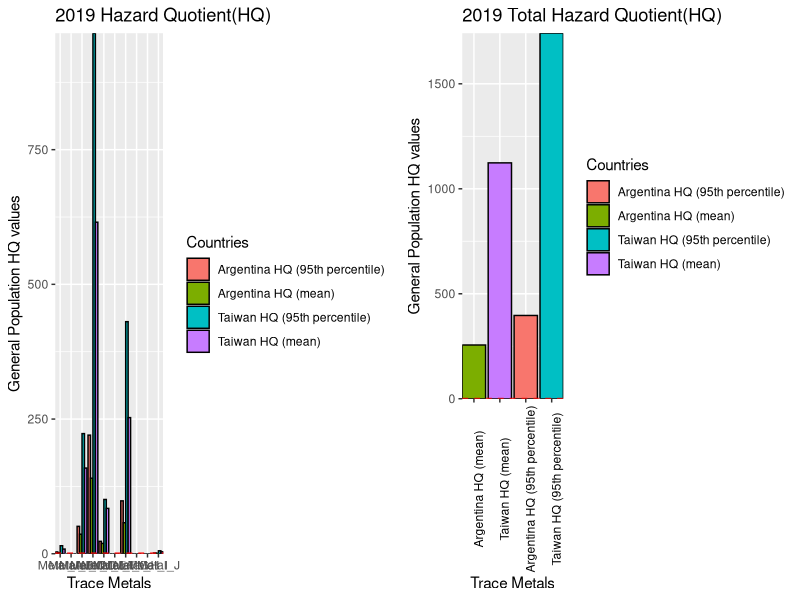
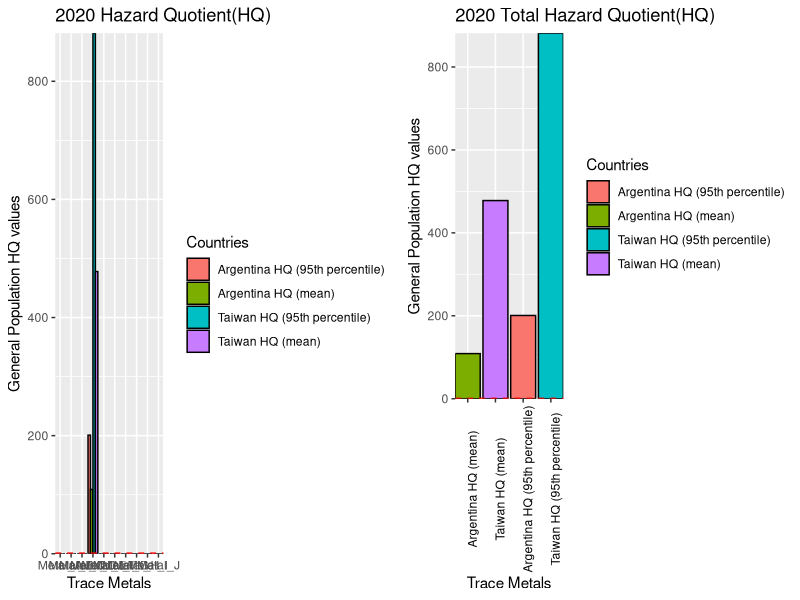
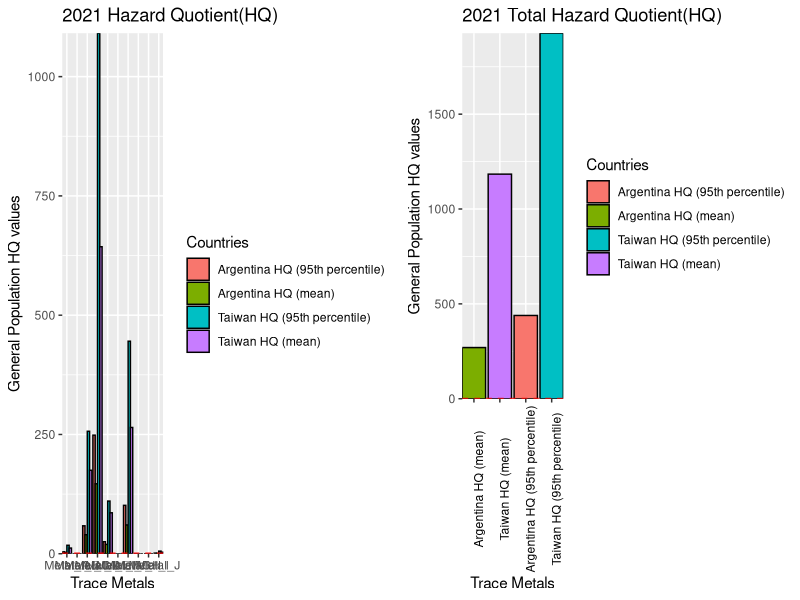
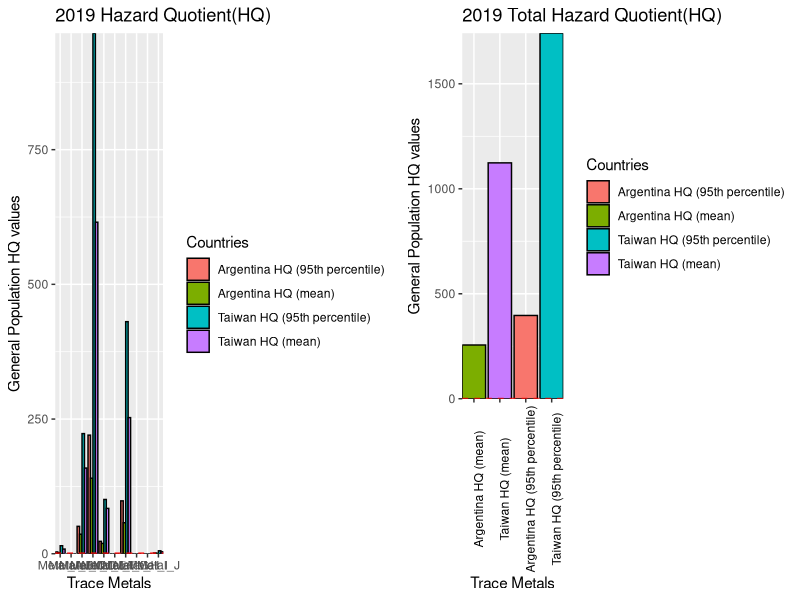
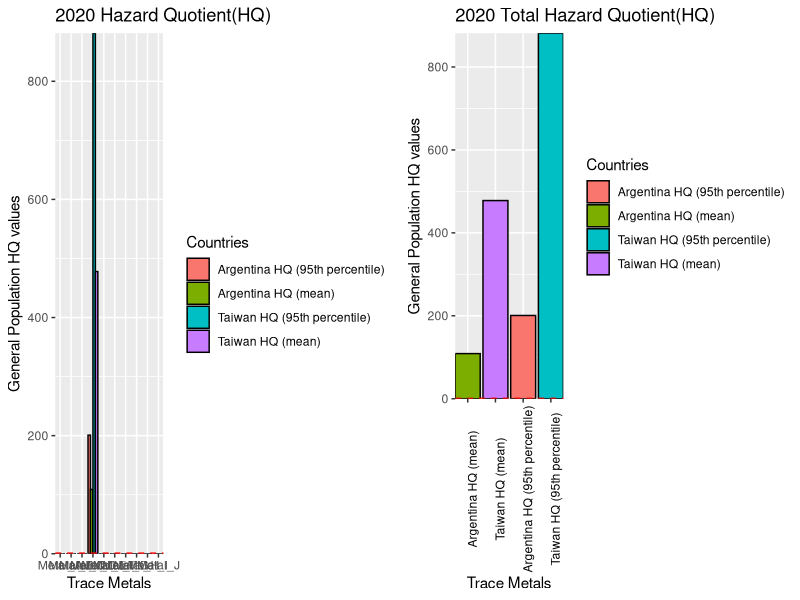
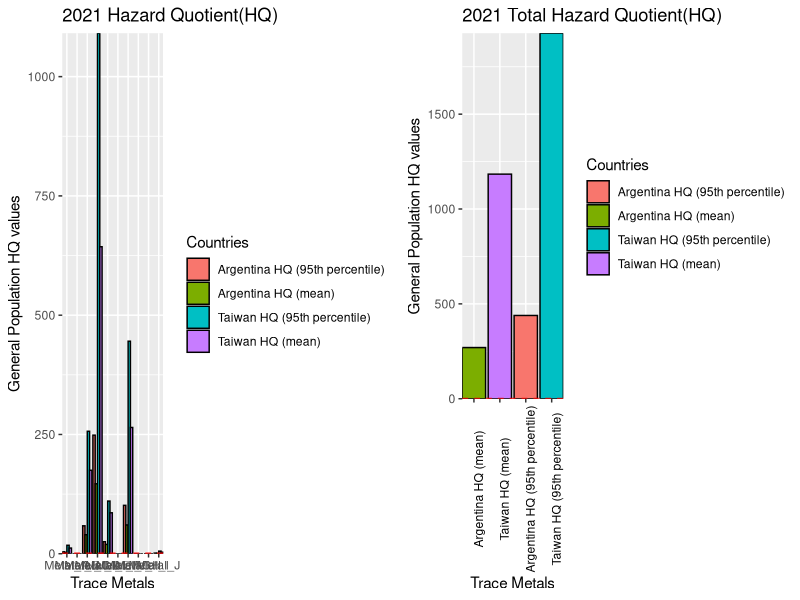

The R source for these figures, in order:
#LOADING LIBRARIES----
library(dplyr) # for data manipulation
library(ggplot2)  # For plotting graphs
library(grid) # for creating, modifying, and arranging graphical objects ("grobs") like text, lines, rectangles, and complex layouts.
library(gridExtra) #for arranging multiple plots or grid-based objects
library(tibble) # for modern, user-friendly reimagining of data frames with better printing and subsetting features.
library(tidyr) # For a collection of R packages used for data manipulation and visualization.
library(stringr) # For String Manipulation
library(openxlsx) # for  reading, writing, and editing Excel files directly from R.



#Data Processor Function before doing analysis
#IT is recommended that the 'Keep_LOQ_values' argument remain as FALSE to remove all values below blank control (BB) or LOQ (BLOQ) to get a more accurate figure for the number of outliers within the dataset for the detection summary otherwise it will also classify values that are BB or BLOQ  as outliers leading to double counting.
process_dataset_for_detection_summary <- function(data, keep_LOQ_values=FALSE) {
  # Check if the dataset is Trace Metals.
  if (grepl("Metal", colnames(data)[16])) {
    
    # Processing for Trace Metals dataset
    data <- data %>%
      relocate(1:15, colnames(data)[16:25]) %>%
      mutate(across(4, ~ paste0(., ".")))  # Add "." to column 4
    
    # FUNCTIONS TO HELP MODIFY ID NUMBERS FOR FURTHER ANALYSIS (TM)
    ID_num_modifier <- function(x){#padding 0 to first two digits
      if (str_detect(substring(x[4],1,2),"\\.") == TRUE){ 
        modified_id=paste('0',substring(x[4],1,))
        modified_id<- gsub(" ", "",  modified_id)
        x[4] <- gsub(substring(x[4],1,), modified_id,  x[4])
      }
      return(x)
    }
    
    
    # Apply the 'ID_num_modifier' function and remove "." from the 'Area' column for data version 1 with numerical values as concentrationentrations
    data1 <- as.data.frame(t(apply(data, MARGIN = 1, ID_num_modifier)))
    data1$ID_num <- gsub("\\.", "", data1$ID_num)
    
    # Apply the 'ID_num_modifier' function and remove "." from the 'Area' column for data version 2 with classification groups (categorical values) representing concentration values
    data2 <- as.data.frame(t(apply(data, MARGIN = 1, ID_num_modifier)))
    data2$ID_num <- gsub("\\.", "", data2$ID_num)
    
    if(keep_LOQ_values == FALSE){
      cat("The LOQ values were replaced with 0.\n")
      # Replace "BLOQ" values with 0 in the relevant columns (16:25)
      data1[, 16:25] <- lapply(data1[, 16:25], gsub, pattern = ".*BLOQ.*", replacement = 0)
      data1[,c(16:25)] <- lapply(data1[,c(16:25)], gsub, pattern = ".*BB.*", replacement = 0)
      data1[,c(16:25)] <- lapply(data1[,c(16:25)], gsub, pattern = "^0$", replacement = 0)
      data1[,c(16:25)]  <- lapply(data1[,c(16:25)] , gsub, pattern = "N/A", replacement = 0)
      
      data2[,c(16:25)] <- lapply(data2[,c(16:25)], gsub, pattern = ".*BLOQ.*", replacement = 'BLOQ')
      data2[,c(16:25)] <- lapply(data2[,c(16:25)], gsub, pattern = ".*BB.*", replacement = 'BLOQ')
      data2[,c(16:25)] <- lapply(data2[,c(16:25)], gsub, pattern = "^0$", replacement = 'BLOD')
      data2[,c(16:25)]  <- lapply(data2[,c(16:25)] , gsub, pattern = "N/A", replacement = 'BLOD')
      data2[,c(16:25)] <- lapply(data2[,c(16:25)], gsub, pattern = "[0-9.]+", replacement = "Detected")
      return(list(dataset_with_numerical_values=data1, dataset_with_categorical_values=data2))
      
    }else{
      # Removing "BLOQ" and "BB" values in the relevant columns (16:25)
      data1[, 16:25] <- lapply(data1[, 16:25], gsub, pattern = " BLOQ", replacement = "")
      data1[,c(16:25)] <- lapply(data1[,c(16:25)], gsub, pattern = " BB", replacement = "")
      data1[,c(16:25)] <- lapply(data1[,c(16:25)], gsub, pattern = "^0$", replacement = 0)
      data1[,c(16:25)]  <- lapply(data1[,c(16:25)] , gsub, pattern = "N/A", replacement = 0)
      
      data2[,c(16:25)] <- lapply(data2[,c(16:25)], gsub, pattern = ".*BLOQ.*", replacement = 'BLOQ')
      data2[,c(16:25)] <- lapply(data2[,c(16:25)], gsub, pattern = ".*BB.*", replacement = 'BLOQ')
      data2[,c(16:25)] <- lapply(data2[,c(16:25)], gsub, pattern = "^0$", replacement = 'BLOD')
      data2[,c(16:25)]  <- lapply(data2[,c(16:25)] , gsub, pattern = "N/A", replacement = 'BLOD')
      data2[,c(16:25)] <- lapply(data2[,c(16:25)], gsub, pattern = "[0-9.]+", replacement = "Detected")
      
      process_with_user_input <- function() {
        # Ask the user if they want to keep LOQ values
        keep_loq <- readline(prompt = "Do you want to keep the original LOQ values? (yes/no): ")
        
        if (tolower(keep_loq) == "yes") {
          cat("You chose to keep LOQ values.\n")
          return("Keep LOQ") # Return a clear message indicating the choice
        } else if (tolower(keep_loq) == "no") {
          multiplier <- NA
          while (is.na(multiplier)) {
            user_input <- readline(prompt = "What number do you want to multiply the LOQ values by? ")
            multiplier <- suppressWarnings(as.numeric(user_input))
            
            if (is.na(multiplier)) {
              cat("Invalid input. Please enter a numeric value.\n")
            }
          }
          
          cat("You chose a multiplier of ", multiplier, ".\n")
          return(multiplier) # Return the chosen multiplier
        } else {
          cat("Invalid input. Please answer with 'yes' or 'no'.\n")
          return(NULL) # Return NULL for invalid input
        }
      }
      
      # To get user input for 
      user_choice <- process_with_user_input()
      
      # Modify "BLOQ" and "BB" values with userinput in the relevant columns (16:25)
      process_data <- function(data, multiplier) {
        # Validate user input
        if (is.na(multiplier)) {
          stop("Invalid multiplier. Please enter a numeric value.")
        }
        
        data1[, 16:25] <- lapply(16:25, function(index) {
          column <- data[[index]]  # Extract the column
          # Identify which values contain "BLOQ" or "BB"
          bloq_bb_mask <- grepl(" BLOQ| BB", column)
          # Remove "BLOQ" and "BB" text and convert to numeric
          cleaned_column <- suppressWarnings(as.numeric(gsub(" BLOQ| BB", "", column)))
          
          # Multiply only the masked values by the multiplier
          if (is.numeric(multiplier)) {
            cleaned_column[bloq_bb_mask] <- cleaned_column[bloq_bb_mask] * multiplier
          }
          
          # Return the updated column
          return(cleaned_column)
        })
        
        # Return the updated dataset
        return(list(dataset_with_numerical_values=data1, dataset_with_categorical_values=data2))
      }
      data1 <-process_data(data, user_choice)
      #return(list(dataset_with_numerical_values=data1, dataset_with_categorical_values=data2))
    }
    
  } else {
    # Processing for Organic Compounds dataset
    data <- data %>%
      relocate(Area, .after = ID_num) %>%
      mutate(across(4, ~ paste0(., ".")))  # Add "." to column 4
    
    # Convert column 6 to lowercase
    data[, 6] <- tolower(data[, 6])
    
    
    # FUNCTIONS TO HELP MODIFY ID NUMBERS FOR FURTHER ANALYSIS (TM)
    ID_num_modifier <- function(x){#padding 0 to first two digits
      if (str_detect(substring(x[4],1,2),"\\.") == TRUE){ 
        sk=paste('0',substring(x[4],1,))
        sk<- gsub(" ", "",  sk)
        x[4] <- gsub(substring(x[4],1,), sk,  x[4])
      }
      return(x)
    }
    
    # Apply the 'ID_num_modifier' function and remove "." from the 'Area' column for data version 1 with numerical values as concentrations
    data1 <- as.data.frame(t(apply(data, MARGIN = 1, ID_num_modifier)))
    data1$ID_num <- gsub("\\.", "", data1$ID_num)
    
    # Apply the 'ID_num_modifier' function and remove "." from the 'Area' column for data version 2 with classification groups representing concentration values
    data2 <- as.data.frame(t(apply(data, MARGIN = 1, ID_num_modifier)))
    data2$ID_num <- gsub("\\.", "", data2$ID_num)
    
    if(keep_LOQ_values == FALSE){
      cat("The LOQ values were replaced with 0.\n")
      # Replace "BLOQ", "N/A", and "0" values with 0 in the relevant columns (16:19)
      data1[, 16:19] <- lapply(data1[, 16:19], gsub, pattern = ".*BLOQ.*", replacement = 0)
      data1[, 16:19] <- lapply(data1[, 16:19], gsub, pattern = "N/A", replacement = 0)
      data1[, 16:19] <- lapply(data1[, 16:19], gsub, pattern = "^0$", replacement = 0)
      
      data2[,c(16:19)] <- lapply(data2[,c(16:19)], gsub, pattern = ".*BLOQ.*", replacement = 'BLOQ')
      data2[,c(16:19)] <- lapply(data2[,c(16:19)], gsub, pattern = "^0$", replacement = 'BLOD')
      data2[,c(16:19)]  <- lapply(data2[,c(16:19)] , gsub, pattern = "N/A", replacement = 'BLOD')
      data2[,c(16:19)] <- lapply(data2[,c(16:19)], gsub, pattern = "[0-9.]+", replacement = "Detected")
      
      return(list(dataset_with_numerical_values=data1, dataset_with_categorical_values=data2))
      
    }else{
      # Removing "BLOQ" and  values in the relevant columns (16:19)
      data1[, 16:19] <- lapply(data1[, 16:19], gsub, pattern = " BLOQ", replacement = "")
      data1[, 16:19] <- lapply(data1[, 16:19], gsub, pattern = "N/A", replacement = 0)
      data1[, 16:19] <- lapply(data1[, 16:19], gsub, pattern = "^0$", replacement = 0)
      
      data2[,c(16:19)] <- lapply(data2[,c(16:19)], gsub, pattern = ".*BLOQ.*", replacement = 'BLOQ')
      data2[,c(16:19)] <- lapply(data2[,c(16:19)], gsub, pattern = "^0$", replacement = 'BLOD')
      data2[,c(16:19)]  <- lapply(data2[,c(16:19)] , gsub, pattern = "N/A", replacement = 'BLOD')
      data2[,c(16:19)] <- lapply(data2[,c(16:19)], gsub, pattern = "[0-9.]+", replacement = "Detected")
      
      process_with_user_input <- function() {
        # Ask the user if they want to keep LOQ values
        keep_loq <- readline(prompt = "Do you want to keep LOQ values? (yes/no): ")
        
        if (tolower(keep_loq) == "yes") {
          cat("You chose to keep LOQ values.\n")
          return("Keep LOQ") # Return a clear message indicating the choice
        } else if (tolower(keep_loq) == "no") {
          multiplier <- NA
          
          while (is.na(multiplier)) {
            user_input <- readline(prompt = "What number do you want to multiply the LOQ values by? ")
            multiplier <- suppressWarnings(as.numeric(user_input))
            
            if (is.na(multiplier)) {
              cat("Invalid input. Please enter a numeric value.\n")
            }
          }
          
          cat("You chose a multiplier of ", multiplier, ".\n")
          return(multiplier) # Return the chosen multiplier
        } else {
          cat("Invalid input. Please answer with 'yes' or 'no'.\n")
          return(NULL) # Return NULL for invalid input
        }
      }
      
      # To get user input for 
      user_choice <- process_with_user_input()
      
      # Modify "BLOQ" and "BB" values with userinput in the relevant columns (16:25)
      process_data <- function(data, multiplier) {
        # Validate user input
        if (is.na(multiplier)) {
          stop("Invalid multiplier. Please enter a numeric value.")
        }
        data1[, 16:19] <- lapply(16:19, function(index) {
          column <- data[[index]]  # Extract the column
          # Identify which values contain "BLOQ" or "BB"
          bloq_bb_mask <- grepl(" BLOQ| BB", column)
          # Remove "BLOQ" and "BB" text and convert to numeric
          cleaned_column <- suppressWarnings(as.numeric(gsub(" BLOQ| BB", "", column)))
          
          # Multiply only the masked values by the multiplier
          if (is.numeric(multiplier)) {
            cleaned_column[bloq_bb_mask] <- cleaned_column[bloq_bb_mask] * multiplier
          }
          
          # Return the updated column
          return(cleaned_column)
        })
        # Return the updated dataset
        return(list(dataset_with_numerical_values=data1, dataset_with_categorical_values=data2))
      }
      data1 <-process_data(data, user_choice)
      #return(list(dataset_with_numerical_values=data1, dataset_with_categorical_values=data2))
    }
  }
}


# Data Processing for Trace Metals dataset
tracemetals_data <- read.csv("Squid_Conc_Anly/3-Data_Min/Data/Prepd_Data/Fnl_Mres_mgkg.csv", header = TRUE)
datasets_for_trace_metals <- process_dataset_for_detection_summary(tracemetals_data, keep_LOQ_values = FALSE) 


# Data Processing for Organic Compounds dataset
organiccompounds_data <- read.csv("Squid_Conc_Anly/3-Data_Min/Data/Prepd_Data/Fnl_Ores_mgkg.csv", header = TRUE)
datasets_for_organic_compounds <- process_dataset_for_detection_summary(organiccompounds_data, keep_LOQ_values = FALSE)

#' Helper function to identify pollutant type and prepare concentration and reference data
get_pollutant_info <- function(df) {
 
  if (grepl("Metal", colnames(df)[16])) {
    # For trace metals
    range <- colnames(df[16:25])
    number_range <- 16:25
    df[, number_range] <- lapply(df[, number_range], as.numeric)
    
    recommended_levels <- data.frame(
      pollutants = c("Metal_F", "Metal_G", "Metal_B", "Metal_D", "Metal_A", "Metal_H", "Metal_C", "Metal_J", "Metal_I", "Metal_E"),
      lower_recommended_levels = c(0.01, 2, 0.0016, 30, 100, 0.1, 0.05, 8, 0.45, 30),
      upper_recommended_levels = rep(NA, 10),
      levels = c('Grasso et al. 2021: 0.01mg/kg','FAO/WHO: <0.05-2mg/kg','EFSA: 0.0016mg/kg','ANVISA: 30mg/kg', 'FAO/WHO: 100mg/kg','Brodziak-Dopierała et al. 2023: 0.1mg/kg','FAO/WHO: <0.05-2mg/kg','FAO/WHO: <0.5-8mg/kg','Makridis and Amberger, 1996; LaCoste et al. 2001:\n <0.45-2.28mg/kg (permissible range for animal feed)','FAO/WHO: <30-100mg/kg'),
      oral_reference_dosage = c(0.005, 0.01, 0.03, 0.04, 0.7, 0.1, 0.003, 0.04, 0.00001, 0.3)
    )
  } else {
    # For organics
    range <- colnames(df[16:19])
    number_range <- 16:19
    df[, number_range] <- lapply(df[, number_range], as.numeric)
    
    recommended_levels <- data.frame(
      pollutants = c("Organic_A", "Organic_B", "Organic_C", "Organic_D"),
      lower_recommended_levels = c(470, 50, 0.01, 40),
      upper_recommended_levels = c(NA, NA, NA, NA),
      levels = c('EPA: 470mg/kg/day','EPA: 50mg/kg/day', 'FAO/WHO: 0.01mg/kg/day','The Mayo Clinic: 40mg/kg/day'),
      oral_reference_dosage = c(2, 0.5, 0.01, 1200)
    )
  }
  
  list(range = range, number_range = number_range, df = df, recommended_levels = recommended_levels)
}

#' Helper function to reshape data to long format, filter for 'muscle', join recommended dosage
reshape_and_join_data <- function(df, range, recommended_levels, remove_zeroes) {
  long_df <- df %>%
    pivot_longer(all_of(range), names_to = "pollutant", values_to = "concTai") %>%
    subset(Tissue == 'muscle') %>%
    mutate(concArg = concTai, EDIgenpopArg = NA, EDIgenpopTai = NA)
  
  if (remove_zeroes) {
    long_df <- subset(long_df, concTai != 0)
  }
  
  long_df <- left_join(long_df, recommended_levels, by = c('pollutant' = 'pollutants'))
  return(long_df)
}

#' Helper function to calculate EDI and HQ statistics (mean and 95th percentile) for one pollutant/year
calculate_THQ <- function(subset_df, pollutant, year) {
  ord <- unique(subset_df$oral_reference_dosage)
  Arg_concentration_mean <- mean(subset_df$concArg, na.rm = TRUE)
  Tai_concentration_mean <- mean(subset_df$concTai, na.rm = TRUE)
  Arg_EDI_mean <- (6.78 * Arg_concentration_mean) / 65 # 65(kg) is the average weight of the general population in Argentina and the 6.78(kg) is the average amount of seafood eaten per day by the general population
  Tai_EDI_mean <- (29.76 * Tai_concentration_mean) / 65 # 65(kg) is the average weight of the general population in Argentina and the 29.76(kg) is the average amount of seafood eaten per day by the general population
  Arg_HQ_mean <- Arg_EDI_mean / ord
  Tai_HQ_mean <- Tai_EDI_mean / ord
  Arg_concentration_95_percentile <- quantile(subset_df$concArg, 0.95, na.rm = TRUE)
  Tai_concentration_95_percentile <- quantile(subset_df$concTai, 0.95, na.rm = TRUE)
  Arg_EDI_95_percentile <- (6.78 * Arg_concentration_95_percentile) / 65
  Tai_EDI_95_percentile <- (29.76 * Tai_concentration_95_percentile) / 65
  Arg_HQ_95_percentile <- Arg_EDI_95_percentile / ord
  Tai_HQ_95_percentile <- Tai_EDI_95_percentile / ord
  
  return(data.frame(
    Year = year,
    pollutant = pollutant,
    oral_reference_dosage = ord,
    Arg_concentration_mean = Arg_concentration_mean,
    Tai_concentration_mean = Tai_concentration_mean,
    Arg_EDI_mean = Arg_EDI_mean,
    Tai_EDI_mean = Tai_EDI_mean,
    Arg_HQ_mean = Arg_HQ_mean,
    Tai_HQ_mean = Tai_HQ_mean,
    Arg_concentration_95_percentile = Arg_concentration_95_percentile,
    Tai_concentration_95_percentile = Tai_concentration_95_percentile,
    Arg_EDI_95_percentile = Arg_EDI_95_percentile,
    Tai_EDI_95_percentile = Tai_EDI_95_percentile,
    Arg_HQ_95_percentile = Arg_HQ_95_percentile,
    Tai_HQ_95_percentile = Tai_HQ_95_percentile
  ))
}

#' Helper function to loop over pollutants for a given year and compute THQ (Target hazard quotient) summaries
calculate_yearly_summary <- function(data_long, pollutants, year) {
  result_list <- list()
  for (poll in pollutants) {
    sub_df <- subset(data_long, pollutant == poll & Year == year)
    if (nrow(sub_df) > 0) {
      thq <- calculate_THQ(sub_df, poll, year)
    } else {
      # Handle missing data
      thq <- data.frame(matrix(0, nrow = 1, ncol = 15))
      colnames(thq) <- c("Year", "pollutant", "oral_reference_dosage",
                         "Arg_concentration_mean", "Tai_concentration_mean",
                         "Arg_EDI_mean", "Tai_EDI_mean",
                         "Arg_HQ_mean", "Tai_HQ_mean",
                         "Arg_concentration_95_percentile",    "Tai_concentration_95_percentile",
                        "Arg_EDI_95_percentile", "Tai_EDI_95_percentile",
                         "Arg_HQ_95_percentile", "Tai_HQ_95_percentile")
      thq$Year <- year
      thq$pollutant <- poll
    }
    result_list[[length(result_list) + 1]] <- thq
  }
  return(do.call(rbind, result_list))
}


#' Helper function to generate Hazard Quotient plots per pollutant
generate_hq_plot <- function(df, title, x_lab, pollutant_levels, fill_title) {
  ggplot(df, aes(x = factor(pollutant, levels = pollutant_levels), y = values, fill = countries)) +
    geom_bar(stat = 'summary', color = "black", position = position_dodge(), width = 0.9) +
    coord_cartesian(ylim = c(0, 1.5))+
    coord_cartesian(expand = FALSE)+
    geom_hline(yintercept = 1, linetype = "dashed", color = "red") +
    labs(title = title, y = "General Population HQ values", x = x_lab, fill = fill_title)
}

#' Helper function to generate Total Hazard Quotient plots per year
generate_total_hq_plot <- function(df, title, x_levels, x_lab, fill_title) {
  ggplot(df, aes(x = factor(countries, levels = x_levels), y = values, fill = countries)) +
    geom_bar(stat = 'summary', color = "black", position = position_dodge(), width = 0.9) +
    coord_cartesian(ylim = c(0, 1.5))+
    coord_cartesian(expand = FALSE)+
    geom_hline(yintercept = 1, linetype = "dashed", color = "red") +
    labs(title = title, y = "General Population HQ values", x = x_lab, fill = fill_title) +
    theme(axis.text.x = element_text(colour = 'black', angle = 90))
}


#' Master plot generation function to create HQ plots for individual pollutants and total pollutants for each year
create_yearly_plots <- function(year, dataset, is_metal = TRUE) {
  #recoding
  dataset1 <- dataset %>%
    mutate(countries = recode(countries,
                         "Arg_HQ_mean" = "Argentina HQ (mean)",
                          "Tai_HQ_mean" = "Taiwan HQ (mean)",
    "Arg_HQ_95_percentile" = "Argentina HQ (95th percentile)",
    "Tai_HQ_95_percentile" = "Taiwan HQ (95th percentile)"))
  
  dataset2 <- dataset %>%
    mutate(countries = recode(countries,
                         "Arg_HQ_mean" = "Argentina HQ (mean)",
                         "Tai_HQ_mean" = "Taiwan HQ (mean)",
                         "Arg_HQ_95_percentile" = "Argentina HQ (95th percentile)",
                         "Tai_HQ_95_percentile" = "Taiwan HQ (95th percentile)"))
  

  colz <- c('Argentina HQ (mean)', 'Taiwan HQ (mean)', 
            'Argentina HQ (95th percentile)', 'Taiwan HQ (95th percentile)')
  
  if (is_metal) {
    pollutant_levels <- c("Metal_A", "Metal_B", "Metal_C", "Metal_D", 
                          "Metal_E", "Metal_F", "Metal_G", "Metal_H", 
                          "Metal_I", "Metal_J")
    x_lab <- "Trace Metals"
  } else {
    pollutant_levels <- c("Organic_A", "Organic_B", "Organic_C", "Organic_D", "Total_HQ")
    x_lab <- "Organic Compounds"
  }
  
  title_base <- paste(year, "Hazard Quotient(HQ)")
  
  cat("\n---------------------------------\n")
  df_main <- dataset1 %>% group_by(pollutant) %>% filter(Year == year)
  print(head(as.data.frame(df_main)))
  
  #Dataset for yearly plots with pollutants on the x axis

  df_total <- dataset2 %>%
    filter(Year == year) %>%
    group_by(Year, countries) %>%
    summarise(values = sum(values, na.rm = TRUE), .groups = 'drop') %>%
    mutate(pollutant = "Total_HQ") %>%
    select(Year, pollutant, everything())  # Order columns if needed
  #print head of dataset
    print(head(as.data.frame(df_total)))
  
  plt1 <- generate_hq_plot(df_main, title_base, x_lab, pollutant_levels, "Countries")
  plt2 <- generate_total_hq_plot(df_total, paste(year, "Total Hazard Quotient(HQ)"), colz, x_lab, "Countries")
  
  return(list(plt1, plt2))
}


#' === MAIN FUNCTION ===
# This function calculates Estimated Daily Intake (EDI) and Hazard Quotient (HQ) values for various pollutants (either trace metals or organic compounds) found in squid tissue.The goal is to estimate potential human health risks from consuming contaminated squid by comparing observed pollutant concentrations to established safety thresholds.The function first determines whether the dataset includes trace metals or organic pollutants. Based on this, it sets the correct concentration columns and joins reference data, including oral reference doses and recommended levels and the average weight and seafood consumption of the general population of two consumers of these squid species .It then reshapes the data into a long format and filters it to focus on muscle tissue only, which is most relevant for human consumption. Optionally, it can remove zero values if needed.For each year in the dataset, and for each pollutant, the function calculates:
# - Mean and 95th percentile concentrations
# - Corresponding EDI values for two countries (Argentina and Taiwan)
# - HQ values for both countries, which are ratios of EDI to oral reference doses
#
# These metrics are returned in a combined summary table that can be used to assess how pollutant exposure changes over time and whether it exceeds safety levels.
EDI_and_HQ_calculations <- function(data_list, remove.zeroes = FALSE) {
  df <- data_list$dataset_with_numerical_values
  
  # Detect pollutant type and reference levels
  info <- get_pollutant_info(df)
  df <- info$df
  range <- info$range
  number_range <- info$number_range
  recommended_levels <- info$recommended_levels
  
  # Reshape and filter data
  long_df <- reshape_and_join_data(df, range, recommended_levels, remove.zeroes)
  
  # Compute THQ values year by year
  years <- unique(df$Year)
  pollutants <- colnames(df)[number_range]
  
  #Creating empty lists
  list0 <- list(); list1 <- list(); list2 <- list(); list3 <- list(); list34names <- list()
  
  for (year in years) {
    #to get pollution summary per year and save it as the final df after combining the rows
    all_results <- data.frame(matrix(ncol=15, nrow = 0))
    #creating list to save plots names
    list12names <- list()
    yearly_data <- calculate_yearly_summary(long_df, pollutants, year)
    #resetting row names for yearly data
    rownames(yearly_data) <- NULL
    all_results <-rbind(all_results, yearly_data) 
    
    #rounding all values in columns 4 to 15
    all_results[,c(4:15)] <- round(all_results[,c(4:15)],2)
    # Selecting specific columns (HQ metrics by country) to reshape into long format
   columz=c("Arg_HQ_mean","Tai_HQ_mean","Arg_HQ_95_percentile","Tai_HQ_95_percentile")
    

   # Reshaping the dataset from wide to long format for easier comparison across countries and percentiles
    long_yearly_data <- as.data.frame(yearly_data %>% pivot_longer(cols = all_of(columz), names_to = "countries", values_to = "values"))
    is_metal <- grepl("Metal", colnames(df)[16])  # Or some smarter check
    dataset <- long_yearly_data  # Dataset for yearly plots with pollutants on the x axis
   
    plots <- create_yearly_plots(year, dataset, is_metal)
    
    if (year == "2019") {
      list0 <- plots
    } else if (year == "2020") {
      list1 <- plots
    } else if (year == "2021") {
      list2 <- plots
    }
    # creating and saving names for plots within the lists
    name1 <- paste(year,"_HQbrplts", sep = "")
    name2 <- paste(year,"_TotalHQ", sep = "")
    list12names <- append(list12names,name1)
    list12names <- append(list12names,name2)
   
    
     # naming the items in the sublists that are within the last list
    if (year == "2019") {
    names(list0)<-list12names
    # subsetting the all_results datasets for 2019 data
    all_results19 <- subset(all_results, Year == '2019')
    # saving and naming the 2019 all_results datasets within the last list
    list3<-append(list(all_results19),list3, 0)
    name3 <- paste(year,"_EDI_HQ_stats", sep = "")
    list34names <- append(list34names,name3)
    #names(list3)<-name3
    } else if (year == "2020") {
    names(list1)<-list12names
    # subsetting the all_results datasets for 2020 data
    all_results20 <- subset(all_results, Year == '2020')
    # saving and naming the 2020 all_results datasets within the last list
    list3<-append(list(all_results20),list3, 0)
    name3 <- paste(year,"_EDI_HQ_stats", sep = "")
    list34names <- append(list34names,name3)
    } else if (year == "2021") {
    names(list2)<-list12names
    # subsetting the all_results datasets for 2021
    all_results21 <- subset(all_results, Year == '2021')
    # saving and naming the 2021 all_results datasets within the last list
    list3<-append(list(all_results21),list3, 0)
    name3 <- paste(year,"_EDI_HQ_stats", sep = "")
    list34names <- append(list34names,name3)
    }
  }
  
  names(list3)<-list34names
  #Naming the list and returning plots
  return(list(pollutant2019 = list0, pollutant2020 = list1, pollutant2021 = list2, FullEDI_HQstats = list3))
  
}

EDI_and_HQ_stats <- EDI_and_HQ_calculations(datasets_for_trace_metals, remove.zeroes = TRUE)


#Below code saves and combines multiple plots into individual PNG files. It loops through the list of plots in each year and combines the two plots into one png then saves them in their respective folders it also extracts the dataset saves it as an excel file which is converted into a table using VBA macros.
save_custom_outputs <- function(output_list) {
  
  years <- c('2019', '2020', '2021')  # Expected years
  
  for (year in years) {
    # Try to find the sublist name that contains this year
    matching_name <- names(output_list)[grepl(year, names(output_list))]
    
    if (length(matching_name) == 0) {
      cat("⚠️ No data for year:", year, "\n")
      next
    }
    
    year_data <- output_list[[matching_name]]
    
    # Extract the two ggplot objects from the first sublist
    plot_pair <- year_data[[1]]
    if (length(year_data) != 2 || !all(sapply(year_data, inherits, "gg"))) {
      cat("⚠️ Skipping year", year, "- first sublist must contain exactly 2 ggplot objects.\n")
      next
    }
    
    # Detect pollutant type to choose output folder
    example_plot_data <- plot_pair[[1]]
    pollutant_types <- unique(example_plot_data$pollutant)
    
    if (any(grepl("Metal", pollutant_types, ignore.case = TRUE))) {
      root_folder <- "Squid_Conc_Anly/5-Hmn_Hlth/EDI_HQ_plts_tbls"
      file_name <- print(paste("EDI_HQ_tbls_Met_",year,".xlsm", sep = ""))
      excel_file <- file.path(root_folder, file_name)
      plltnt <- "Met"
    } else {
      root_folder <- "Squid_Conc_Anly/5-Hmn_Hlth/EDI_HQ_plts_tbls"
      file_name <- print(paste("EDI_HQ_tbls_Org_",year,".xlsm", sep = ""))
      excel_file <- file.path(root_folder, file_name)
      plltnt <- "Org"
    }
    
    # Create year-specific folder
    output_folder <- file.path(root_folder)
    if (!dir.exists(output_folder)) {
      dir.create(output_folder, recursive = TRUE)
    }
    
    # Combine and save the two plots side by side
    combined_plot <- grid.arrange(grobs = year_data, ncol = 2)
    plot_filename <- paste0("EDI_HQ_plts_", year,'_',plltnt, ".png")
    png_path <- file.path(output_folder, plot_filename)
    
    tryCatch({
      png(png_path, width = 1800, height = 1000)
      grid.draw(combined_plot)
      dev.off()
      cat("✅ Plot saved:", png_path, "\n")
    }, error = function(e) {
      cat("❌ Error saving plot for year", year, ":", e$message, "\n")
    })
    
    # Process 4th sublist (data.frame)
    # Try to find the sublist name that contains this year
    matching_name2 <- names(output_list[[4]])[grepl(year, names(output_list[[4]]))]
    df <- as.data.frame(output_list[[4]][[matching_name2]])
    if (!is.data.frame(df)) {
      cat("❌ Year", year, "4th sublist is not a data frame. Skipping Excel export.\n")
      next
    }
    
    # Write the data frame to Excel
    if (file.exists(excel_file)) {
      wb <- loadWorkbook(excel_file)
      
      
      # Delete "FormattedView" sheet if exists
      if ("FormattedView" %in% names(wb)) {
        removeWorksheet(wb, "FormattedView")
      }
      
      # Delete "summary" sheet if exists
      if ("summary" %in% tolower(names(wb))) {
        removeWorksheet(wb, names(wb)[tolower(names(wb)) == "summary"])
      }
    } else {
      wb <- createWorkbook()
    }
    
    addWorksheet(wb, "summary")
    writeData(wb, "summary", df)
    saveWorkbook(wb, file = excel_file, overwrite = TRUE)
    
    cat("✅ Excel file saved for year", year, "at", excel_file, "\n")
  }
}
save_custom_outputs(EDI_and_HQ_stats)
